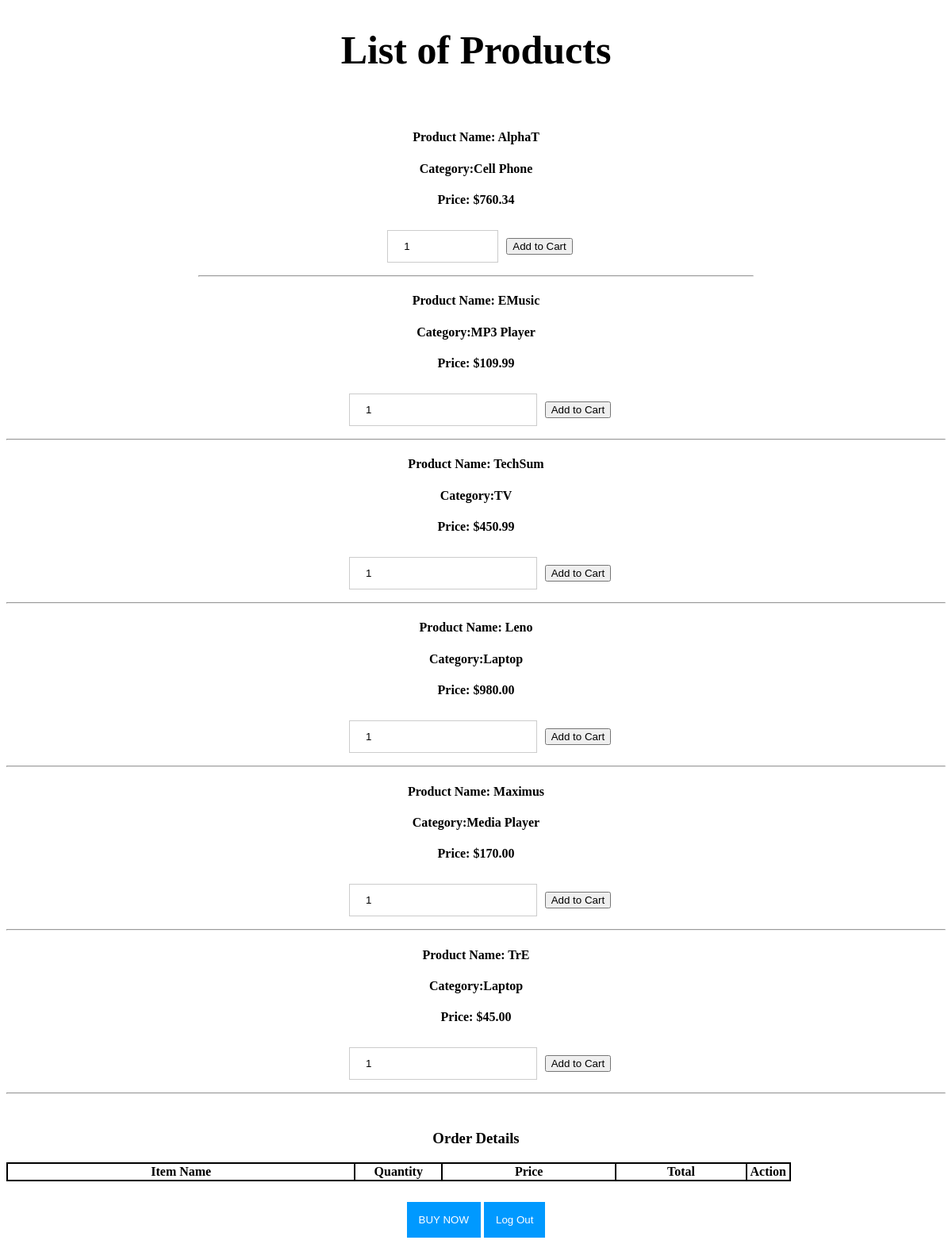
The page /buyProduct.php on the database its author committed.
### tables this page shows
CREATE TABLE `products` (
  `productID` int(5) NOT NULL,
  `productName` varchar(100) NOT NULL,
  `retailPrice` decimal(5,2) NOT NULL,
  `type` varchar(20) NOT NULL,
  `inventory` int(5) NOT NULL
);

### buyProduct.php (the view, shortened to what this page needs)
<?php
require 'connect.php';
?>
<!DOCTYPE html>
<html>
<head>
  <link rel="stylesheet" href="css/style.css">
</head>
<body>
  <div  style="width:700px; margin-left: auto; margin-right:auto;">
                <h1 align="center">List of Products</h3><br />
                <?php
                $query = "SELECT * FROM products ORDER BY productID ASC";
				        $result = $conn->query($query);
                if(mysqli_num_rows($result) > 0)
                {
                     while($row = mysqli_fetch_array($result))
                     {
                       echo '<form method="post" action="buyproduct.php?action=add&id='.$row["productID"];
                       echo '  <div style="border:1px solid #333; background-color:#f1f1f1; border-radius:5px; padding:16px;" align="center">';
                       echo '<h4>Product Name: '.$row["productName"].'</h4>';
                       echo '<h4> Category:'.$row["type"].'</h4>';
                       echo '<h4> Price: $'.$row["retailPrice"].'</h4>';
                       echo '<input type="text" name="quantity" class="form-control" value="1" />';
                       echo '<input type="submit" name="add_to_cart" style="margin-top:5px;" value="Add to Cart" />';
                       echo '<hr>';
                       echo '</form>';
                       echo '</div>';
                     }
                }
                ?>
                <br/>
                <h3>Order Details</h3>
                     <table>
                          <tr>
                               <th width="40%">Item Name</th>
                               <th width="10%">Quantity</th>
                               <th width="20%">Price</th>
                               <th width="15%">Total</th>
                               <th width="5%">Action</th>
                          </tr>
                     </table>
           <br>
     <button type="button" name="buy" id="buy"><a href="checkout.php">BUY NOW</a></button>
  <button class="logout" type="button" name="logout"><a href="logout.php">Log Out</a></button>
</body>
</html>

### css/style.css (style rules this page uses)
* { box-sizing: border-box; }
h1 { font-size: 50px; }
body { text-align: center; }
a { text-decoration: none; color: white; }
input[type=text], input[type=password] { width: 20%; padding: 12px 20px; margin: 8px 10px; display: inline-block; border: 1px solid #ccc; box-sizing: border-box; }
button { background-color: #0099ff; color: white; padding: 15px; margin-top: 8px; margin-left: px; border: none; cursor: pointer; width: auto; }
table, th, tr, td { border: 2px solid black; border-collapse: collapse; text-align: center; }

### rows shown on the page
products: productName "AlphaT", type "Cell Phone", retailPrice "760.34"
products: productName "EMusic", type "MP3 Player", retailPrice "109.99"
products: productName "TechSum", type "TV", retailPrice "450.99"
products: productName "Leno", type "Laptop", retailPrice "980.00"
products: productName "Maximus", type "Media Player", retailPrice "170.00"
products: productName "TrE", type "Laptop", retailPrice "45.00"
